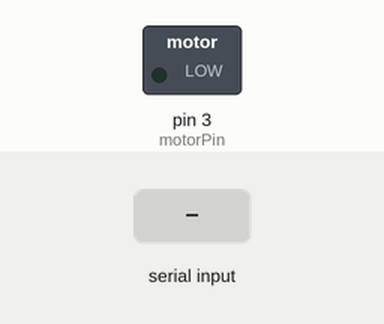
Simulated run of this sketch. Board: Arduino Uno, built with avr-gcc and run on an emulated ATmega328P. On the bench: switched loads named in the sketch (green lamp = pin HIGH). The test bench sets the inputs (shaded band). What the sketch prints to the serial monitor is not drawn.

Above: at 1.2 s.
1.3 s: byte 30 received over Serial
At 2.5 s:
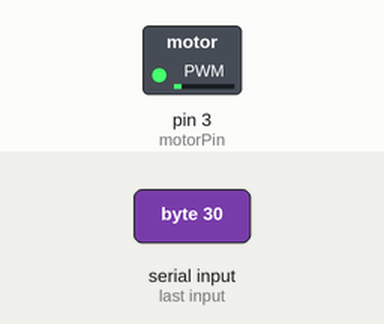
2.8 s: byte 90 received over Serial
At 3.8 s:
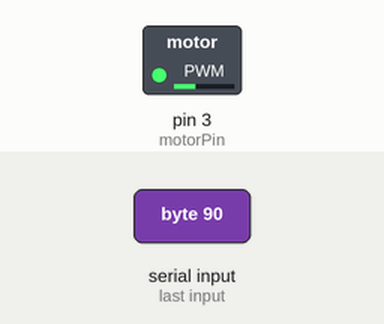
4.3 s: byte 120 received over Serial
At 4.9 s:
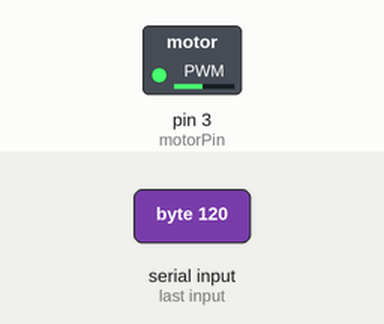
Timing chart, 0 to 7.3 s (numbered marks = the images above; inputs shaded):
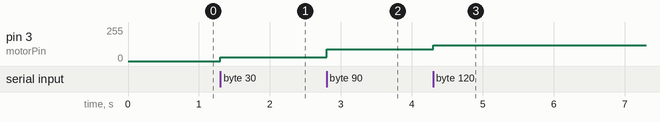

The sketch:

setMotorValue.ino
```cpp
int motorPin = 3;

void setup() {
  pinMode(motorPin, OUTPUT);
  // put your setup code here, to run once:
  Serial.begin(9600);
}

void loop() {
  // put your main code here, to run repeatedly:
  char inByte = 0;
  // if we get a valid byte, read analog ins:
  if (Serial.available() > 0) {
    // get incoming byte:
    inByte = Serial.read();
    analogWrite(motorPin, inByte);


    // byte read, send three characters
    Serial.print(inByte);
  }
}
```

Measured:
- after the input at 1.3 s, pin 3 (motorPin): 0/255 → 30/255 at once
- after the input at 2.8 s, pin 3 (motorPin): 30/255 → 90/255 at once
- after the input at 4.3 s, pin 3 (motorPin): 90/255 → 120/255 at once
